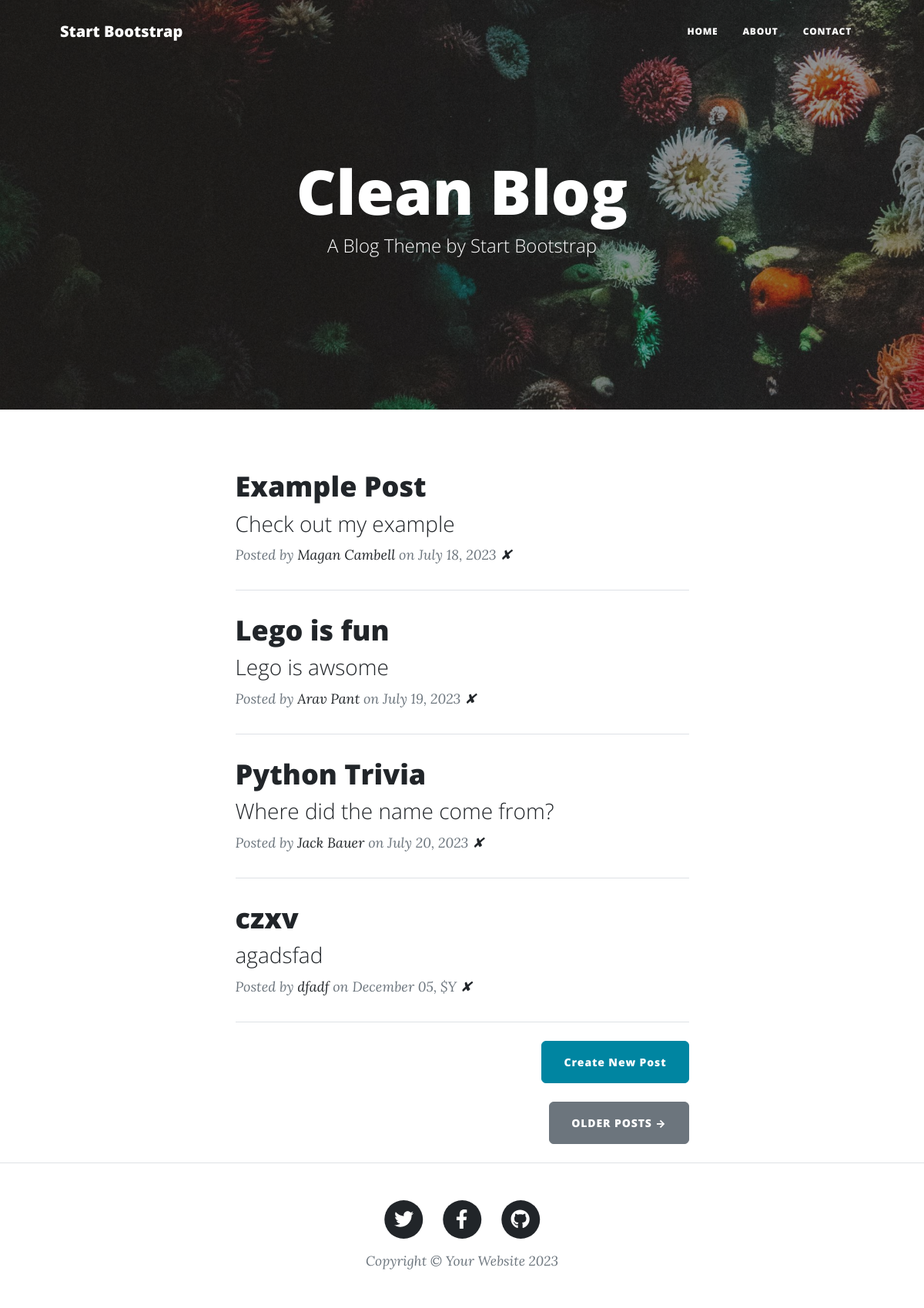
The app's page /, older data.
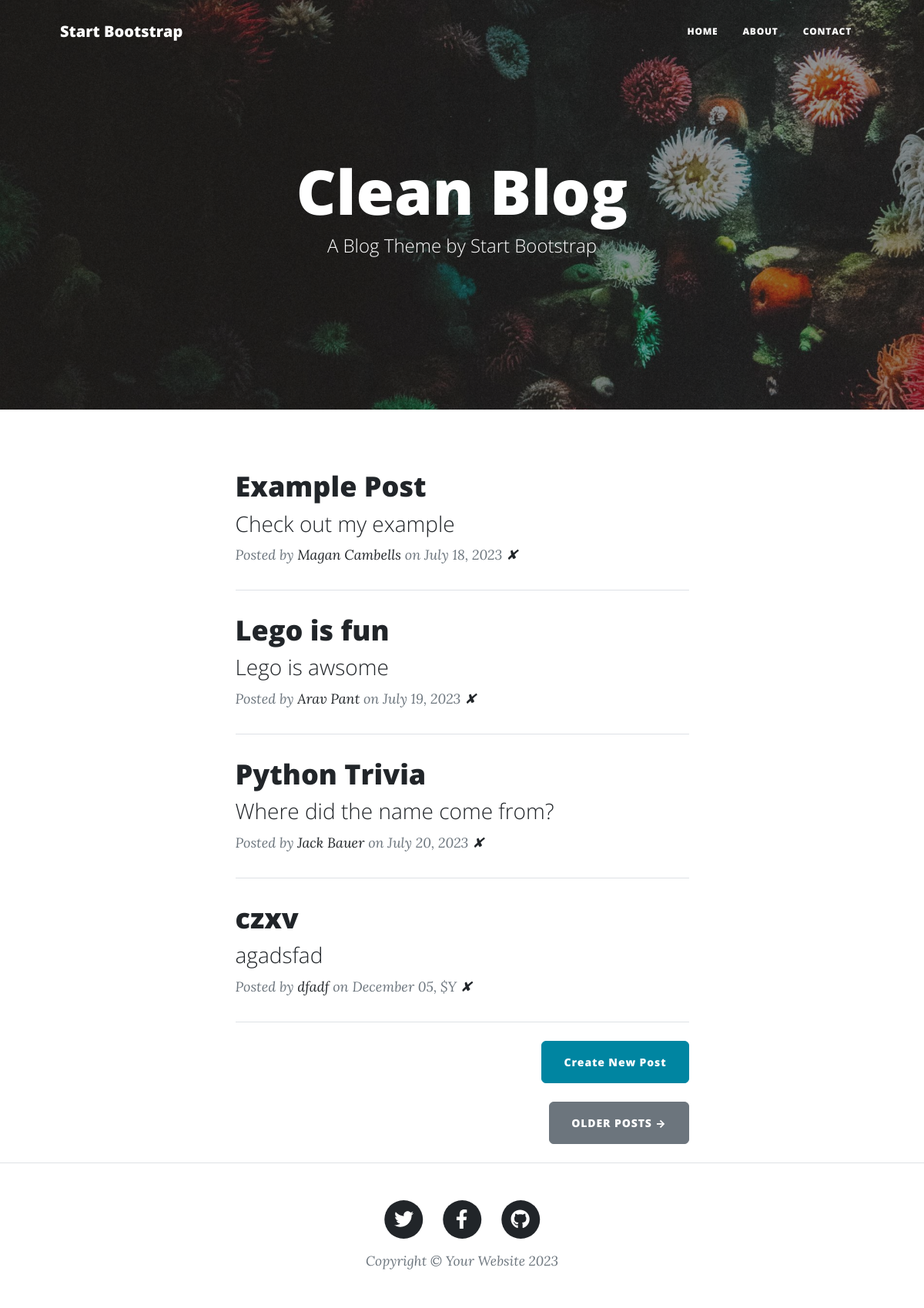
The same page, newer data.
### main.py (models this page shows)
class BlogPost(db.Model):
    id = db.Column(db.Integer, primary_key=True)
    title = db.Column(db.String(250), unique=True, nullable=False)
    subtitle = db.Column(db.String(250), nullable=False)
    date = db.Column(db.String(250), nullable=False)
    body = db.Column(db.Text, nullable=False)
    author = db.Column(db.String(250), nullable=False)
    img_url = db.Column(db.String(250), nullable=False)

### main.py (the view)
@app.route('/')
def get_all_posts():
    posts = db.session.execute(db.select(BlogPost)).scalars().all()
    return render_template("index.html", all_posts=posts)

### templates/index.html
{% include "header.html" %}
<header
  class="masthead"
  style="background-image: url('../static/assets/img/home-bg.jpg')"
>
  <div class="container position-relative px-4 px-lg-5">
    <div class="row gx-4 gx-lg-5 justify-content-center">
      <div class="col-md-10 col-lg-8 col-xl-7">
        <div class="site-heading">
          <h1>Clean Blog</h1>
          <span class="subheading">A Blog Theme by Start Bootstrap</span>
        </div>
      </div>
    </div>
  </div>
</header>
<div class="container px-4 px-lg-5">
  <div class="row gx-4 gx-lg-5 justify-content-center">
    <div class="col-md-10 col-lg-8 col-xl-7">
      {% for post in all_posts %}
      <div class="post-preview">
        <a href="{{ url_for('show_post', post_id=post.id) }}">
          <h2 class="post-title">{{ post.title }}</h2>
          <h3 class="post-subtitle">{{ post.subtitle }}</h3>
        </a>
        <p class="post-meta">
          Posted by
          <a href="#">{{post.author}}</a>
          on {{post.date}}
          <a href="{{url_for('delete', post_id = post.id)}}">✘</a>
        </p>
      </div>
      <hr class="my-4" />
      {% endfor %}
      <div class="d-flex justify-content-end mb-4">
        <a
          class="btn btn-primary float-right"
          href="TODO: add code to add_new_post here"
          >Create New Post</a
        >
      </div>
      <div class="d-flex justify-content-end mb-4">
        <a class="btn btn-secondary text-uppercase" href="#!">Older Posts →</a>
      </div>
    </div>
  </div>
</div>
{% include "footer.html" %}

Row changes from the older to the newer data that the page shows:
changed BlogPost "Example Post": author "Magan Cambell" → "Magan Cambells"
